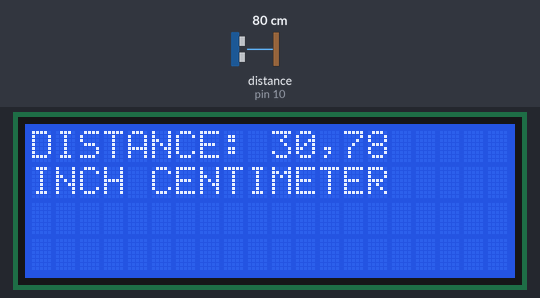
Simulated run of this sketch. Board: Arduino Uno, built with avr-gcc and run on an emulated ATmega328P. On the bench: 20×4 character LCD. Wiring (inferred from the names in the program): ultrasonic range finder: trigger pin 9; echo pin 10. The test bench sets the inputs (shaded band); at power-on: distance to the obstacle (sensor on pin 10) 80 cm. The echo pulse lasts 58.3 µs per cm.

Above: at 1.28 s.
1.3 s: distance to the obstacle (sensor on pin 10) set to 2 cm
At 2.2 s:
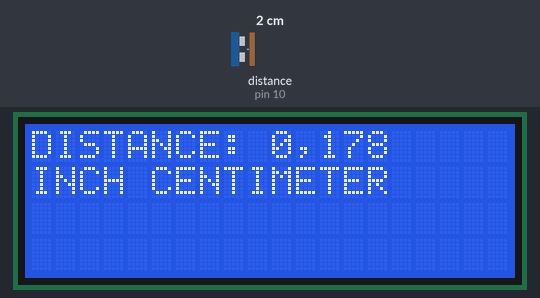
2.8 s: distance to the obstacle (sensor on pin 10) set to 4 cm
At 4.0 s:
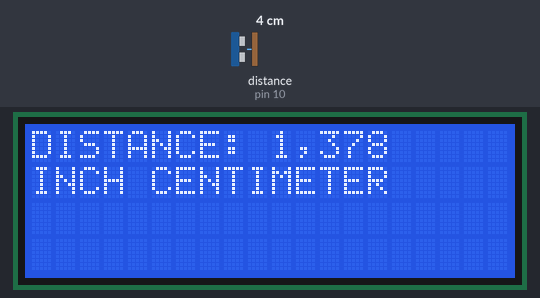
4.3 s: distance to the obstacle (sensor on pin 10) set to 9 cm
At 5.1 s:
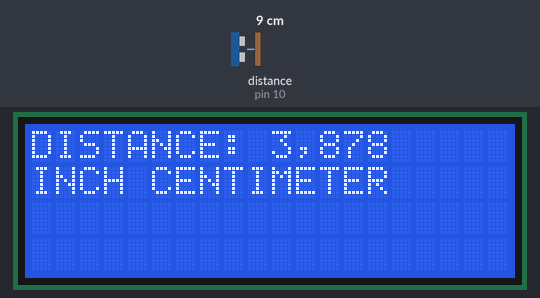
Timing chart, 0 to 7.3 s (numbered marks = the images above; inputs shaded):
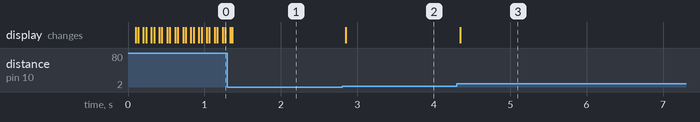

The sketch:

Sensor_Distance_With_i2c_Liquid_Crystal_Display_Arduino_code.ino
```cpp
/*
* Ultrasonic Sensor Distance With i2c Liquid Crystal Display Arduino code
* by Nexample,
* https://youtu.be/CcEgdT0Y_n8
*/
#include <Wire.h>
#include <LiquidCrystal_I2C.h>
LiquidCrystal_I2C lcd(0x27,20,4);
  const int trig = 9;
  const int echo = 10;
  long DRN;
  int DsCm, DsIn;
void setup(){
  pinMode(trig, OUTPUT);
  pinMode(echo, INPUT);
  lcd.init();
  lcd.backlight();
}
void loop(){
  digitalWrite(trig, LOW);
  delayMicroseconds(2);
  digitalWrite(trig, HIGH);
  delayMicroseconds(10);
  digitalWrite(trig, LOW);
  DRN = pulseIn(echo, HIGH);
  DsIn = DRN*0.0133/2;
  DsCm= DRN*0.034/2;

  lcd.setCursor(0,0);
  lcd.print("DISTANCE: ");
  lcd.print(DsIn);
  lcd.print(",");
  lcd.print(DsCm);
  lcd.setCursor(0,1);
  lcd.print("INCH CENTIMETER");
}
```

Measured:
- after the input at 1.3 s, the display: first changes at once (image 1 shows a later state)
- after the input at 2.8 s, the display: changes after 0.05 s (image 2)
- after the input at 4.3 s, the display: changes after 0.05 s (image 3)
